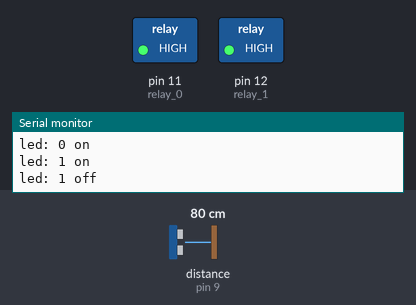
A sketch run on a simulated Arduino Uno, built with avr-gcc and run on an emulated ATmega328P. Shown: switched loads named in the sketch (green lamp = pin HIGH), the last lines printed to the serial monitor. Wiring (inferred from the names in the program): ultrasonic range finder: trigger pin 8; echo pin 9. The inputs (shaded band) are chosen by the test bench; at power-on: distance to the obstacle (sensor on pin 9) 80 cm. The echo pulse lasts 58.3 µs per cm; pins used as bus, display or sensor lines are not drawn.

Above: at 0.1 s.
At 11.1 s:
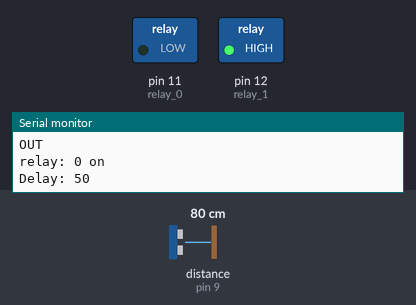
Timing chart, 0 to 12.6 s (numbered marks = the images above):
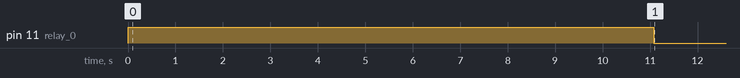

The sketch:

parking_sensor.ino
```cpp
// (licence header left out)
#include <Arduino.h>
#include <EEPROM.h>
#include <avr/sleep.h>
#include <avr/power.h>
#include <avr/wdt.h>

/*********************
** The parking distance helper works by turning on a large 60W bulb when the car is close to the target. In this case, the target is the rear of the garage.
**
** In normal mode, the sensor turns on every 1 second and checks to see if there is an obstacle coming close to it. If so, it switches into a high speed
**  tracking mode where it polls the distance sensor every 50ms, averaging the last X results to get a fairly accurate reading.
**
** When a object is within X cm's of the sensor, a relay is controlled that turns on a 60W bulb. This continues to light up until the object either leaves the 30cm distance
**  or 30 seconds elapses.
**
** When an object is within 30cm all the time, the sensor checks every 1 second still and once the object leaves the area, it starts looking for a new object after a grace period of 10 seconds.
**
** This currently doesn't support any low power operation - the arduino is always powered by a USB wallwort at the moment.
**
***********************/

//do we support the basic serial console?
#define USE_SERIAL_CONSOLE
#define USE_HCSR04

//Sensor defines for the object
#define TOO_CLOSE 30 //cm
#define WAKEUP_RANGE 100 //cm

#define TEN_SEC_IN_MS (10 * 1000)
#define THIRTY_SEC_IN_MS (10 * 1000)

#define IS_TOO_CLOSE( d ) (d <= TOO_CLOSE)
#define IN_RANGE( d )     (d <= WAKEUP_RANGE)

enum {
    STATE_OUT,
    STATE_IN_RANGE,
    STATE_TOO_CLOSE,
    STATE_SETTLED,
    STATE_MAX
};

//the GPIO pin mapping
const int relay_0 = 11;
const int relay_1 = 12;

//hcs04 pins
const int trig = 8;
const int echo = 9;

//led pins
const int sensor_active_led = 13;
const int status_led = 6;

//times used for sensor polling
#define SLOW_POLL    1000
#define FAST_POLL    50
#define SETTLED_POLL 10000

//LED control
#define SENSOR_LED 0
#define STATUS_LED 1

#define ON LOW
#define OFF HIGH

#define RED_LED( level )  digitalWrite(r, level )

static void relay_control( unsigned char relay, unsigned char on_off )
{
    Serial.print( "relay: " );
    Serial.print( relay, DEC );

    if( on_off )
        Serial.println( " on" );
    else
        Serial.println( " off" );

    digitalWrite( relay == 0 ? relay_0 : relay_1, on_off ? ON : OFF );
}

static void led_control( unsigned char led, unsigned char on_off )
{
    Serial.print( "led: " );
    Serial.print( led, DEC );

    if( on_off )
        Serial.println( " on" );
    else
        Serial.println( " off" );

    digitalWrite( led == SENSOR_LED ? sensor_active_led : status_led, on_off ? ON : OFF );
}

#define PRINT_LONG( s, l ) Serial.print( s ); Serial.println( l, DEC )

long values[4] = { 200, 200, 200, 200 };
#define NUM_VALUES (sizeof( values ) / sizeof( values[0] ))
int values_index = 0;

#define VALUE_BY_HISTORY( t ) values[ ((values_index + NUM_VALUES) - t) % NUM_VALUES ]

static long calc_weight_average( void )
{
    long distance = 0;

    PRINT_LONG( "0: ", VALUE_BY_HISTORY( 0 ) );
    PRINT_LONG( "-1: ", VALUE_BY_HISTORY( -1 ) );
    PRINT_LONG( "-2: ", VALUE_BY_HISTORY( -2 ) );
    PRINT_LONG( "-3: ", VALUE_BY_HISTORY( -3 ) );

    distance += VALUE_BY_HISTORY( 0 ) * 2; //x4 - pretty important
    distance += VALUE_BY_HISTORY( -1 ) * 1; //x2
    distance += VALUE_BY_HISTORY( -2 ) * 1;
    distance += VALUE_BY_HISTORY( -3 ) * 0;

    distance /= 4;

    return distance;
}

static long hcsr04_get_distance( void )
{
  long ret = 0;
  long duration = 0;
  long distance = 0;

  led_control( SENSOR_LED, ON );

  digitalWrite( trig, 1 );
  delayMicroseconds( 10 );
  digitalWrite( trig, 0 );
  duration = pulseIn( echo, HIGH);
  distance = (duration/2) / 29.1;

  if( distance < 200 ) //max is 400cm, but 220cm seems to be really the max limit
  {
    Serial.print( "Duration: " ); Serial.println( duration, DEC );
    Serial.print( "Distance: " ); Serial.println( distance, DEC );

    values[values_index++] = distance;
    values_index %= (sizeof( values ) / sizeof( values[0] ));
  }

  //calculated weighted average
  ret = calc_weight_average();

  Serial.print( "Avg: " ); Serial.println( ret, DEC );

  led_control( SENSOR_LED, OFF );

  return ret;
}


void setup()
{
  pinMode(relay_0, OUTPUT);
  pinMode(relay_1, OUTPUT);

  pinMode(trig, OUTPUT);
  digitalWrite( trig, 0 );
  pinMode(echo, INPUT);

  // Open serial communications
  Serial.begin(115200);
  Serial.println( "Welcome" );

  //off by default
  relay_control( 0, 0 );
  relay_control( 1, 0 );

  led_control( SENSOR_LED, OFF );
  led_control( STATUS_LED, OFF );

  //at startup, we flash the LED on and off for 10 seconds
  //this needs the sensor to be cleared so it can start the process
  for( int i = 0; i < 5; i++ )
  {
      led_control( STATUS_LED, ON );
      delay( 1000 );
      led_control( STATUS_LED, OFF );
      delay( 1000 );
  }
}

static unsigned int state = STATE_OUT;
static long state_last_change_time = 0; //how long in each state period.

const long delays[STATE_MAX] = { SLOW_POLL, FAST_POLL, FAST_POLL, SETTLED_POLL };
const bool long_range_check[STATE_MAX] = { true, false, false, true };

const char *state_names[STATE_MAX] = { "OUT", "IN_RANGE", "TOO_CLOSE", "SETTLED" };
#define PRINT_STATE( s ) Serial.println( state_names[s] )


static unsigned int range_check( bool long_check )
{
    unsigned int new_status;
    long averaged_distance = 0;

     Serial.print("range_check: "); Serial.println( long_check ? "long" : "normal" );

    for( int i = 0; i < (long_check ? 8 : 1); i++ )
    {
        averaged_distance = hcsr04_get_distance();
        Serial.print("range_check: "); Serial.println( long_check ? "long" : "normal" );

        if( (i > 1) && (i < 8) )
        {
            delayMicroseconds( 25 );
        }
    }

    if( IS_TOO_CLOSE( averaged_distance ) )
    {
        new_status = STATE_TOO_CLOSE;
        Serial.println("Calc: Too close");
    }
    else if( IN_RANGE( averaged_distance ) )
    {
        new_status = STATE_IN_RANGE;
        Serial.println("Calc: In range");
    }
    else
    {
        new_status = STATE_OUT;
        Serial.println("Calc: Range out");
    }

    return new_status;
}


//the main loop
void loop()
{
    unsigned int old_state = state;

    Serial.print("Delay: "); Serial.println(delays[state], DEC);

    delay( delays[state] );

    state = range_check( long_range_check[state] /*poll for a while or just a single pulse*/ );

    if( state != old_state )
        state_last_change_time = millis(); //record the last state change time

    PRINT_STATE( old_state );

    switch( old_state )
    {
        case STATE_TOO_CLOSE:

            //if we've just entered this state, turn on the light
            if( old_state == STATE_OUT )
            {
                relay_control( 0, ON );
            }

        //FALL THROUGH!!!
        case STATE_IN_RANGE:

            //if we've stuck in this state for 30 seconds, we can assume the object has settled
            if( (state_last_change_time + THIRTY_SEC_IN_MS) > millis() )
            {
                state = STATE_SETTLED;
            }
        break;

        case STATE_SETTLED:
        case STATE_OUT:
            relay_control( 0, OFF );
        break;
    }
}

/********************************************************************
** Serial console stuff for debug
*********************************************************************/

#ifdef USE_SERIAL_CONSOLE
void add_digit( unsigned int *val, char c )
{
    if( (c >= '0') && (c <= '9') )
    {
        *val *= 10;
        *val +=  ((c - '0') & 0xff);
    }
}

#define IS_SPACE( c ) (c == ' ')

//tmp serial console buffer
static char buffer[16] = { 0 };
static byte buf_index = 0;

//format is:
//<r> <0 or 1 - relay number> <1 or 0 - on or off>
void do_relay( void )
{
    unsigned char relay = 0;
    unsigned char on_off = 0;

    if( IS_SPACE( buffer[1] ) && IS_SPACE( buffer[3] ) )
    {
       relay = buffer[2] == '0' ? 0 : 1;
       on_off = buffer[4] == '0' ? 0 : 1;

       relay_control( relay, on_off );
    }
    else
        Serial.println("relay bad");
}

#endif //USE_SERIAL_CONSOLE


void serialEvent()
{
  #ifdef USE_SERIAL_CONSOLE
  if (Serial.available())
  {
      char c = Serial.read();

      if( (c == '\r') || (c == '\n') )
      {
         buffer[ buf_index ] = 0;
         Serial.println("");

         switch( buffer[0] )
         {
            //relay
            case 'r':
                do_relay();
            break;

            //CONSOLE
            default:
                Serial.print(": ");
            break;
         }

         memset( buffer, 0, sizeof( buffer ) );
         buf_index = 0;
      }
      else
      {
         if( buf_index <= 15 )
         {
             buffer[ buf_index ] = c;

             buf_index++;
         }
      }

      Serial.write(c);
  }
  #endif
}
```

Measured:
- by itself, pin 11 (relay_0): HIGH → LOW at 11.1 s
